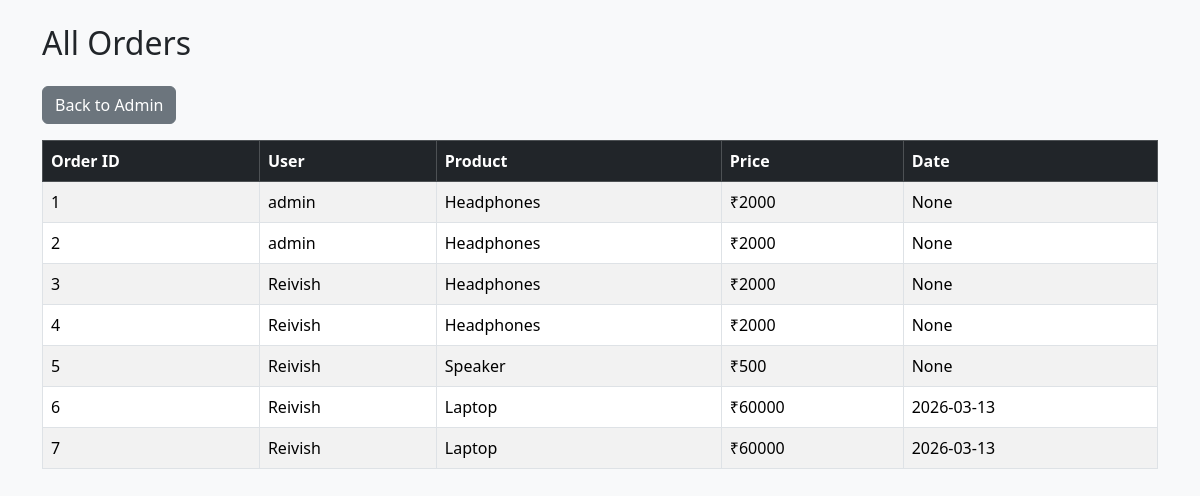
Page /admin/orders on the committed database.
### tables this page shows
CREATE TABLE orders (
id INTEGER PRIMARY KEY AUTOINCREMENT,
username TEXT,
product TEXT,
price INTEGER
, order_date TEXT);

### app.py (the view)
@app.route("/admin/orders")
def admin_orders():
    conn = sqlite3.connect(DB_PATH)
    cursor = conn.cursor()
    cursor.execute("SELECT * FROM orders")
    orders = cursor.fetchall()
    conn.close()
    return render_template("admin_orders.html", orders=orders)

### templates/admin_orders.html (shortened to what this page needs)
<!DOCTYPE html>
<html>
<head>
<link
href="https://cdn.jsdelivr.net/npm/bootstrap@5.3.2/dist/css/bootstrap.min.css"
rel="stylesheet">
</head>
<body class="bg-light">
<div class="container mt-4">
<h2 class="mb-4">All Orders</h2>
<a href="/admin" class="btn btn-secondary mb-3">Back to Admin</a>
<table class="table table-bordered table-striped">
<thead class="table-dark">
<tr>
<th>Order ID</th>
<th>User</th>
<th>Product</th>
<th>Price</th>
<th>Date</th>
</tr>
</thead>
<tbody>
{% for order in orders %}
<tr>
<td>{{ order[0] }}</td>
<td>{{ order[1] }}</td>
<td>{{ order[2] }}</td>
<td>₹{{ order[3] }}</td>
<td>{{ order[4] }}</td>
</tr>
{% endfor %}
</tbody>
</table>
</div>
</body>
</html>

### rows in the picture
orders: id "1", username "admin", product "Headphones", price "2000", order "None"
orders: id "2", username "admin", product "Headphones", price "2000", order "None"
orders: id "3", username "Reivish", product "Headphones", price "2000", order "None"
orders: id "4", username "Reivish", product "Headphones", price "2000", order "None"
orders: id "5", username "Reivish", product "Speaker", price "500", order "None"
orders: id "6", username "Reivish", product "Laptop", price "60000", order_date "2026-03-13"
orders: id "7", username "Reivish", product "Laptop", price "60000", order_date "2026-03-13"
